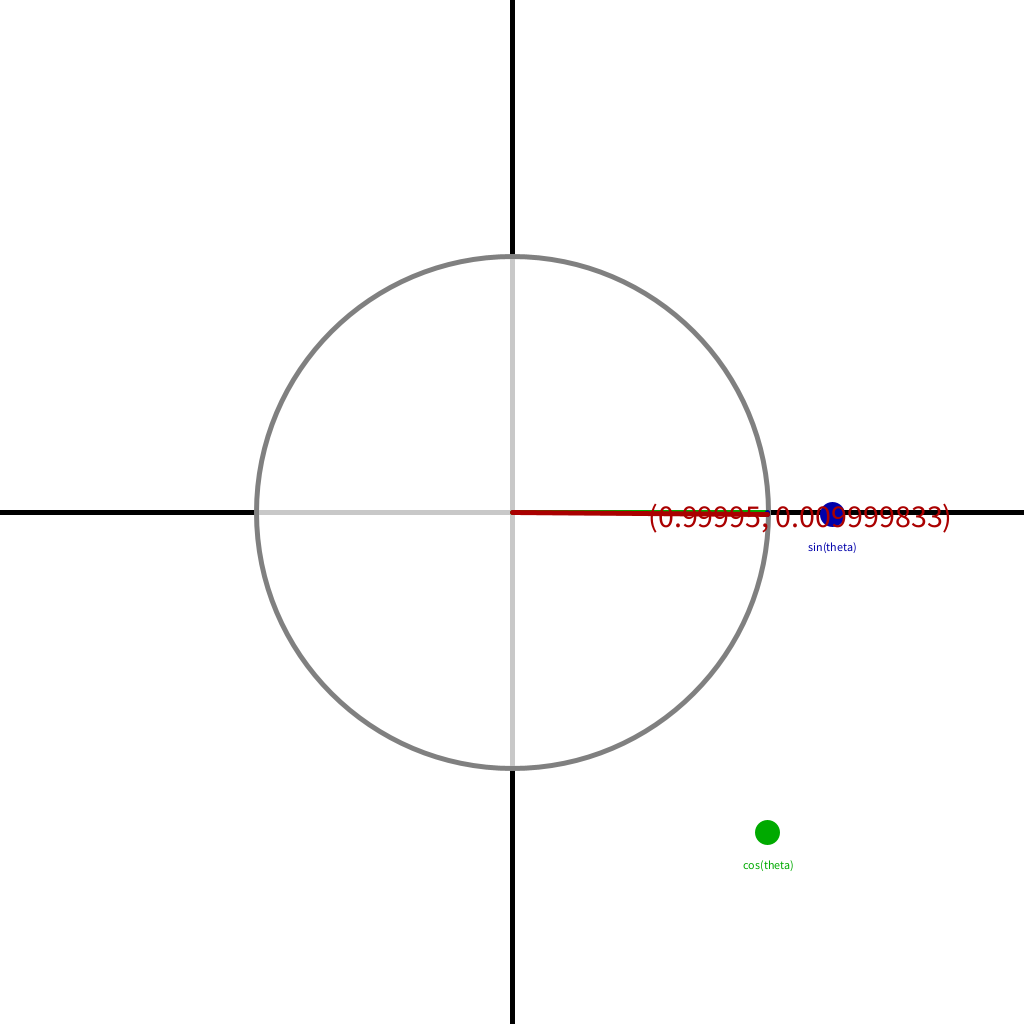
Frame 1 (no input)
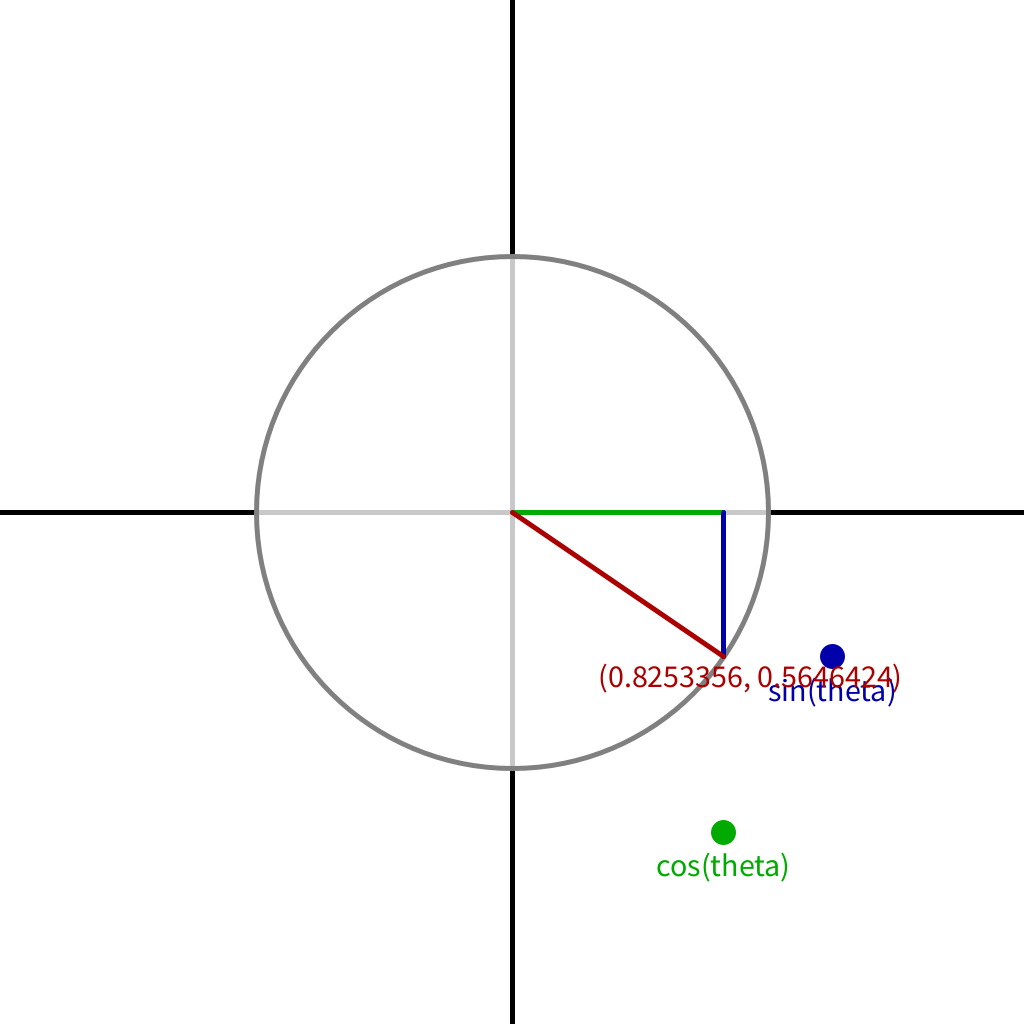
Frame 60 (the mouse pressed at the canvas centre just before this capture)
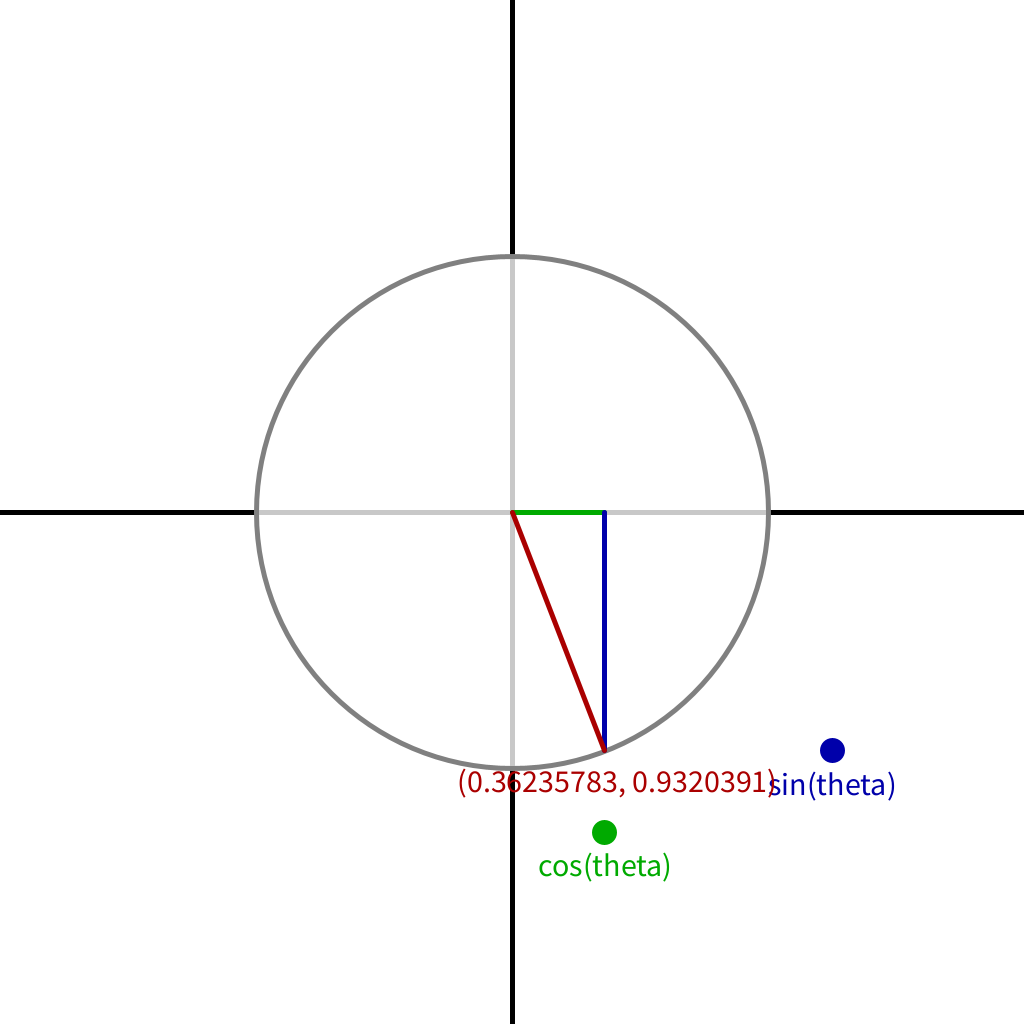
Frame 120 (the mouse held since frame 60 and released just before this capture)

The Processing sketch that drew these frames (run headless with seeded random() and noise(); from frame 60 on, the mouse is pressed at the canvas centre):

// Processing sketch: demo_240303a_circleMath
// ── demo_240303a_circleMath.pde
void setup(){
  size(1024, 1024);
  ellipseMode(RADIUS);
  textAlign(CENTER, CENTER);
}

void draw(){
  int radius = 256;
  float animationSpeed = 0.01;
  float theta = frameCount * animationSpeed;
  
  // draw our unit circle
  background(#ffffff);
  translate(512, 512);
  strokeWeight(5);
  stroke(0);
  line(-9999, 0, 9999, 0); // horizontal axis
  line(0, -9999, 0, 9999); // vertical axis
  fill(255, 200);
  stroke(128);
  circle(0, 0, radius);
  
  PVector p = new PVector(cos(theta), sin(theta));
  
  // draw the x component of our triangle
  stroke(#00aa00);
  line(0, 0, p.x * radius, 0);
  fill(#00aa00);
  text("cos(theta)", p.x * radius, radius + 96);
  circle(p.x * radius, radius + 64, 10);
  
  // draw the y component of our triangle
  stroke(#0000aa);
  fill(#0000aa);
  line(p.x * radius, 0, p.x * radius, p.y * radius);
  text("sin(theta)", radius + 64, p.y * radius + 32);
  circle(radius + 64, p.y * radius, 10);
  
  // draw the hypotenuse
  stroke(#aa0000);
  line(0, 0, p.x * radius, p.y * radius);
  fill(#aa0000);
  textSize(32);
  text("(" + p.x + ", " + p.y + ")", p.x * (radius + 32), p.y * (radius + 32));
}
